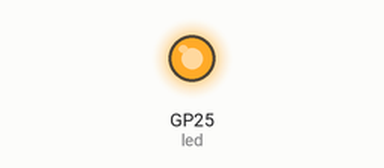
Simulated run of this program. Board: Raspberry Pi Pico running CircuitPython. On the bench: output pins drawn as LEDs (lit = HIGH). Pins used as bus, display or sensor lines are not drawn.

Above: at 3.0 s.
At 9.0 s:
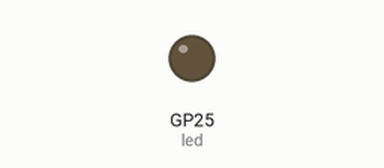
Timing chart, 0 to 15.6 s (numbered marks = the images above):
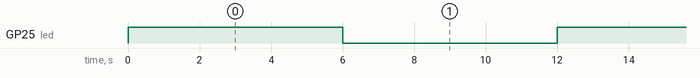

The program:

Pico_W5500_Reset_Test.py
```python
import time
import board
import digitalio

W5500_RSTn = board.GP15

# led = digitalio.DigitalInOut(board.LED)
led = digitalio.DigitalInOut(board.GP25)
led.direction = digitalio.Direction.OUTPUT

ethernetRst = digitalio.DigitalInOut(W5500_RSTn)
ethernetRst.direction = digitalio.Direction.OUTPUT

while True:
    led.value = not led.value
    ethernetRst.value = False
    time.sleep(1)
    ethernetRst.value = True
    time.sleep(5)
```

Measured:
- by itself, GP25 (led): alternates HIGH for 6.0 s and LOW for 6.0 s
